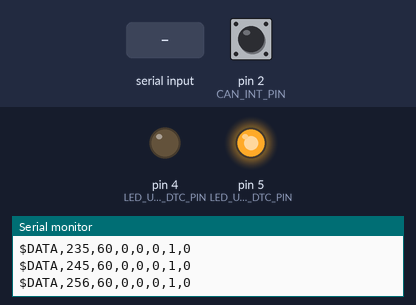
A sketch run on a simulated Arduino Uno, built with avr-gcc and run on an emulated ATmega328P. On the bench: output pins drawn as LEDs (lit = HIGH), the last lines printed to the serial monitor. Inputs (shaded band) come from the test bench; at power-on: pin 2 (CAN_INT_PIN) HIGH. EEPROM starts erased; pins used as bus, display or sensor lines are not drawn.

Above: at 0.26 s.
At 1.2 s:
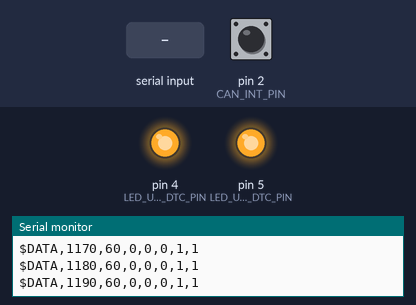
1.3 s: "r\n" received over Serial
2.8 s: "c\n" received over Serial
4.5 s: "R\n" received over Serial
Timing chart, 0 to 7.5 s (numbered marks = the images above; inputs shaded):
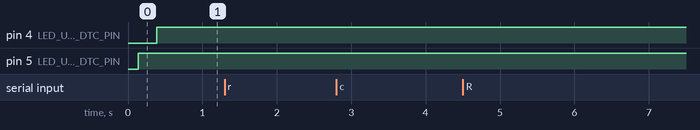

The sketch:

UnoC_Gateway.ino
```cpp
#include "src/BSW/IoHwAb.h"
#include "src/BSW/CDD_MCP2515.h"
#include "src/RTE/RTE_Gateway.h"
#include "src/ASW/GatewayControl_SWC.h"

GatewayControl_SWC_Type gatewaySwc;


unsigned long lastTaskTime = 0;
static uint32_t lastLogTime = 0;


const unsigned long TASK_INTERVAL = 10; // 10ms 주기
const uint32_t LOG_INTERVAL  = 10; // 로그 주기

// 숫자 2자리 패딩 출력 헬퍼 (01, 09, 15)
static void PrintDigits2(uint8_t val) {
    if (val < 10) Serial.print('0');
    Serial.print(val);
}

// 속도 3자리 패딩 출력 헬퍼 (  0,  60, 120)
static void PrintSpeed3(uint8_t speed) {
    if (speed < 10) Serial.print(F("  "));
    else if (speed < 100) Serial.print(F(" "));
    Serial.print(speed);
}

void setup() {
    Serial.begin(115200);

    RTE_Gateway_Init(&gatewaySwc);


    Serial.println(F("\n=========================================================================================="));
    Serial.println(F("                       [ Uno C Central Gateway Telemetry Monitor ]                        "));
    Serial.println(F("=========================================================================================="));
    Serial.println(F(" | Node A (Engine/Pedal) | Node B (Seatbelt/Restraint) | Central Gateway DTC Status      |"));
    Serial.println(F(" | Speed   | Alive | Comm| Status    | Alive | Comm    | Engine(U0100) | Seatbelt(U0151) |"));
    Serial.println(F("------------------------------------------------------------------------------------------"));

}

void loop() {
    // 1. D2 CAN 인터럽트 수신 (MCP2515 -> RTE -> ASW)
    RTE_Gateway_ProcessCanRx(&gatewaySwc);

    // 2. PC UDS 진단 명령 파싱 (>REQ,... 수신 처리 및 로컬 CLI 'r','c')
    RTE_Gateway_ProcessSerialRx(&gatewaySwc);

    unsigned long currentTime = millis();

    // 3. 10ms 주기 ASW 로직 (타임아웃 감시 & DTC EEPROM 자동 기록 & LED)
    if (currentTime - lastTaskTime >= TASK_INTERVAL) {
        lastTaskTime = currentTime;
        Runnable_GatewayLogic_10ms(&gatewaySwc);
        RTE_Gateway_UpdateFeedback(&gatewaySwc);
    }

    // 4. 10ms 주기 대시보드 출력
    if (currentTime - lastLogTime >= LOG_INTERVAL) {
        lastLogTime = currentTime;

        // 포맷: $DATA,<Time>,<Speed>,<Delta_A>,<Belt>,<Delta_B>,<NodeA_Err>,<NodeB_Err>
        Serial.print(F("$DATA,"));
        Serial.print(currentTime);
        Serial.print(F(","));
        Serial.print(gatewaySwc.unoA_Speed);
        Serial.print(F(","));
        Serial.print(gatewaySwc.unoA_DeltaTime);  // <== Alive Counter 대신 DeltaTime 전송
        Serial.print(F(","));
        Serial.print(gatewaySwc.unoB_BeltStatus);
        Serial.print(F(","));
        Serial.print(gatewaySwc.unoB_DeltaTime);  // <== Alive Counter 대신 DeltaTime 전송
        Serial.print(F(","));
        Serial.print(gatewaySwc.unoA_NodeOut);
        Serial.print(F(","));
        Serial.println(gatewaySwc.unoB_NodeOut);
        /*// [1] Node A (Engine / Pedal) 출력
        Serial.print(F(" | "));
        PrintSpeed3(gatewaySwc.unoA_Speed);
        Serial.print(F(" km/h |  #"));
        PrintDigits2(gatewaySwc.unoA_Alive);
        Serial.print(F("  | "));
        if (gatewaySwc.unoA_NodeOut) {
            Serial.print(F("[FAIL]"));
        } else {
            Serial.print(F("[ OK ]"));
        }


        // [2] Node B (Seatbelt) 출력
        Serial.print(F(" | "));
        if (gatewaySwc.unoB_NodeOut) {
            Serial.print(F("[  LOST   ]"));
        } else {
            if (gatewaySwc.unoB_BeltStatus == 0x01) {
                Serial.print(F("[ BUCKLED ]"));
            } else {
                Serial.print(F("[UNBUCKLED]"));
            }
        }
        Serial.print(F(" |  #"));
        PrintDigits2(gatewaySwc.unoB_Alive);
        Serial.print(F("  | "));
        if (gatewaySwc.unoB_NodeOut) {
            Serial.print(F("[FAIL] "));
        } else {
            Serial.print(F("[ OK ] "));
        }


        // [3] Gateway DTC 판정 상태 출력
        Serial.print(F("  | "));
        if (gatewaySwc.unoA_NodeOut) {
            Serial.print(F("[ ACTIVE(FAIL) ]"));
        } else {
            Serial.print(F("[ NORMAL(OK)   ]"));
        }

        Serial.print(F(" | "));
        if (gatewaySwc.unoB_NodeOut) {
            Serial.println(F("[ ACTIVE(FAIL) ] |"));
        } else {
            Serial.println(F("[ NORMAL(OK)   ] |"));
        }*/
    }
}
```

GatewayControl_SWC.cpp
```cpp
#include "GatewayControl_SWC.h"
#include "../RTE/RTE_Gateway.h"


#define UNO_A_TIMEOUT_MS   100   // 20ms 기준 5프레임 누락 시 타임아웃
#define UNO_B_TIMEOUT_MS   350   // 100ms 기준 3~4프레임 누락 시 타임아웃

// 50ms 주기의 Uno B 및 EEPROM 쓰기 지연을 고려하여 200ms로 설정
//#define TIMEOUT_THRESHOLD_MS 200
//#define TIMEOUT_THRESHOLD_MS 100 // 100ms 타임아웃 판정
#define RECOVERY_STABLE_CNT  5  // 5회 (약 100ms) 연속 수신 시 소생

static bool s_prevUnoA_NodeOut = false;
static bool s_prevUnoB_NodeOut = false;


void GatewayControl_SWC_Init(GatewayControl_SWC_Type* pSwc) {
    uint32_t now = millis();

    pSwc->unoA_Speed = 0;
    pSwc->unoA_Alive = 0;
    pSwc->unoA_LastRxTime = now;
    pSwc->unoA_NodeOut = false;
    pSwc->unoA_SuccessCount = 0;

    pSwc->unoB_BeltStatus = 0;
    pSwc->unoB_Alive = 0;
    pSwc->unoB_LastRxTime = now;
    pSwc->unoB_NodeOut = false;
    pSwc->unoB_SuccessCount = 0;

    // [수정] 초기화 시 static 플래그 명시적 리셋
    s_prevUnoA_NodeOut = false;
    s_prevUnoB_NodeOut = false;
}

void Runnable_GatewayLogic_10ms(GatewayControl_SWC_Type* pSwc) {
    uint32_t currentMs = millis();


    // 1. Uno A (Engine / Speed) 타임아웃 감시
    if (currentMs - pSwc->unoA_LastRxTime > UNO_A_TIMEOUT_MS) {
        pSwc->unoA_NodeOut = true;

        // [수정] 단선 발생 순간 1회만 직전 속도 스냅샷 EEPROM 기록
        if (!s_prevUnoA_NodeOut) {
            FreezeFrame_t frame;
            frame.dtcCode = DTC_LOST_COMM_UNOA; // 0xC100 (U0100)
            frame.timestampSec = (uint16_t)(currentMs / 1000UL);
            frame.lastSpeed = pSwc->unoA_Speed; // 단선 직전 마지막 실제 속도
            frame.seatbeltState = pSwc->unoB_BeltStatus;
            frame.faultSource = 0x01;
            frame.reserved = 0x00;

            RTE_Gateway_Call_RP_Diagnostic_SaveFreezeFrame(&frame);
            s_prevUnoA_NodeOut = true; // [수정] 단선 진입 완료 플래그 세트
        }

        pSwc->unoA_Speed = 60; // 페일세이프 기본값
    }else {
        // [수정] RTE에서 연속 수신 성공으로 NodeOut이 정상(false) 해제되었을 때만 플래그 리셋
        if (!pSwc->unoA_NodeOut) {
            s_prevUnoA_NodeOut = false;
        }
    }


    // 2. Uno B (Seatbelt) 타임아웃 감시
    if (currentMs - pSwc->unoB_LastRxTime > UNO_B_TIMEOUT_MS) {
        pSwc->unoB_NodeOut = true;

        // [수정] 단선 발생 순간 1회만 직전 상태 스냅샷 EEPROM 기록
        if (!s_prevUnoB_NodeOut) {
            FreezeFrame_t frame;
            frame.dtcCode = DTC_LOST_COMM_UNOB; // 0xC151 (U0151)
            frame.timestampSec = (uint16_t)(currentMs / 1000UL);
            frame.lastSpeed = pSwc->unoA_Speed;
            frame.seatbeltState = pSwc->unoB_BeltStatus;
            frame.faultSource = 0x02;
            frame.reserved = 0x00;

            RTE_Gateway_Call_RP_Diagnostic_SaveFreezeFrame(&frame);
            s_prevUnoB_NodeOut = true; // [수정] 단선 진입 완료 플래그 세트
        }
    }else {
        // [수정] RTE에서 연속 수신 성공으로 NodeOut이 정상(false) 해제되었을 때만 플래그 리셋
        if (!pSwc->unoB_NodeOut) {
            s_prevUnoB_NodeOut = false;
        }
    }
}


/*void GatewayControl_SWC_Init(GatewayControl_SWC_Type* pSwc) {
    pSwc->unoA_Speed = 0;
    pSwc->unoA_Alive = 0;
    pSwc->unoA_LastRxTime = millis();
    pSwc->unoA_NodeOut = false;
    pSwc->unoA_SuccessCount = 0;

    pSwc->unoB_BeltStatus = 0;
    pSwc->unoB_Alive = 0;
    pSwc->unoB_LastRxTime = millis();
    pSwc->unoB_NodeOut = false;
    pSwc->unoB_SuccessCount = 0;
}
void Runnable_GatewayLogic_20ms(GatewayControl_SWC_Type* pSwc) {
    uint32_t currentMs = millis();


    // 1. Uno A (Engine/Pedal) 타임아웃 감시 & DTC
    if (currentMs - pSwc->unoA_LastRxTime > TIMEOUT_THRESHOLD_MS) {
        pSwc->unoA_NodeOut = true;
        pSwc->unoA_Speed = 60; // Fail-Safe 속도 60 고정
        pSwc->unoA_SuccessCount = 0; // 단선 즉시 카운터 리셋


        // [추가] Rising Edge: 1회만 EEPROM 기록
        if (!s_prevUnoA_NodeOut) {
            FreezeFrame_t frame;
            frame.dtcCode = DTC_LOST_COMM_UNOA; // 0xC100 (U0100)
            frame.timestampSec = (uint16_t)(currentMs / 1000UL);
            frame.lastSpeed = pSwc->unoA_Speed;
            frame.seatbeltState = pSwc->unoB_BeltStatus;
            frame.faultSource = 0x01; // Fault Source: Uno A Loss
            frame.reserved = 0x00;

            RTE_Gateway_Call_RP_Diagnostic_SaveFreezeFrame(&frame);
    }
    else {
        // 패킷 수신 중인 상태
        if (pSwc->unoA_NodeOut) {
            // NodeOut 상태였다면, 연속 수신 카운터가 5에 도달해야만 소생 인정
            if (pSwc->unoA_SuccessCount >= RECOVERY_STABLE_CNT) {
                pSwc->unoA_NodeOut = false;  // 정상 복구
                pSwc->unoA_SuccessCount = 0; // 카운터 리셋
            }
        }
    }
    // [추가] Uno A 이전 상태 갱신
    s_prevUnoA_NodeOut = pSwc->unoA_NodeOut;


    // 2. Uno B (Seatbelt) 타임아웃 감시 & DTC
    if (currentMs - pSwc->unoB_LastRxTime > TIMEOUT_THRESHOLD_MS) {
        pSwc->unoB_NodeOut = true;
        pSwc->unoB_SuccessCount = 0; // 단선 즉시 카운터 리셋


        // [추가] Rising Edge: 1회만 EEPROM 기록

        if (!s_prevUnoB_NodeOut) {
            FreezeFrame_t frame;
            frame.dtcCode = DTC_LOST_COMM_UNOB; // 0xC151 (U0151)
            frame.timestampSec = (uint16_t)(currentMs / 1000UL);
            frame.lastSpeed = pSwc->unoA_Speed;
            frame.seatbeltState = pSwc->unoB_BeltStatus;
            frame.faultSource = 0x02; // Fault Source: Uno B Loss
            frame.reserved = 0x00;

            RTE_Gateway_Call_RP_Diagnostic_SaveFreezeFrame(&frame);
        }
    }
    else {
        // 패킷 수신 중인 상태
        if (pSwc->unoB_NodeOut) {
            // NodeOut 상태였다면, 연속 수신 카운터가 5에 도달해야만 소생 인정
            if (pSwc->unoB_SuccessCount >= RECOVERY_STABLE_CNT) {
                pSwc->unoB_NodeOut = false;  // 정상 복구
                pSwc->unoB_SuccessCount = 0; // 카운터 리셋
            }
        }
    }
    // [추가] Uno B 이전 상태 갱신
    s_prevUnoB_NodeOut = pSwc->unoB_NodeOut;
    }
}*/

/*void Runnable_GatewayLogic_20ms(GatewayControl_SWC_Type* pSwc) {
    uint32_t currentMs = millis();

    // 1. Uno A 타임아웃 감시 및 DTC 저장
    if (currentMs - pSwc->unoA_LastRxTime > TIMEOUT_THRESHOLD_MS) {
        pSwc->unoA_NodeOut = true;
        pSwc->unoA_Speed = 60; // Fail-Safe 속도 60 고정
        pSwc->unoA_SuccessCount = 0;    // 단선 즉시 카운터 리셋
    }
    else {
        // 2. 패킷 수신 중인 상태
        if (pSwc->unoA_NodeOut) {
            // NodeOut 상태였다면, 연속 수신 카운터가 5(지정 횟수)에 도달해야만 소생 인정
            if (pSwc->unoA_SuccessCount >= RECOVERY_STABLE_CNT) {
                pSwc->unoA_NodeOut = false;  //  정상 복구
                pSwc->unoA_SuccessCount = 0; // 카운터 리셋
            }
        }
    }

    // 1. Uno B 타임아웃 (Node Out -> DTC 발생)
    if (currentMs - pSwc->unoB_LastRxTime > TIMEOUT_THRESHOLD_MS) {
        pSwc->unoB_NodeOut = true;
        pSwc->unoB_SuccessCount = 0; // 단선 즉시 카운터 리셋
    }
    else {
        //  2. 패킷 수신 중인 상태
        if (pSwc->unoB_NodeOut) {
            // NodeOut 상태였다면, 연속 수신 카운터가 5(지정 횟수)에 도달해야만 소생 인정
            if (pSwc->unoB_SuccessCount >= RECOVERY_STABLE_CNT) {
                pSwc->unoB_NodeOut = false;  // 정상 복구
                pSwc->unoB_SuccessCount = 0; // 카운터 리셋
            }
        }
    }
}*/
```

GatewayControl_SWC.h
```cpp
#ifndef GATEWAYCONTROL_SWC_H
#define GATEWAYCONTROL_SWC_H

#include <Arduino.h>

typedef struct {
    // Uno A (Pedal ECU / CAN ID: 0x150)
    uint8_t  unoA_Speed;
    uint8_t  unoA_Alive;
    uint32_t unoA_LastRxTime;
    uint32_t unoA_DeltaTime;
    bool     unoA_NodeOut; // 빨간색 엔진 경고등(D5) 조건
    uint8_t  unoA_SuccessCount; // 연속 수신 디바운스 카운터 (1바이트)


    // Uno B (Seatbelt ECU / CAN ID: 0x160)
    uint8_t  unoB_BeltStatus;
    uint8_t  unoB_Alive;
    uint32_t unoB_LastRxTime;
    uint32_t unoB_DeltaTime;
    bool     unoB_NodeOut; // 주황색 안전벨트 경고등(D4) 조건
    uint8_t  unoB_SuccessCount; // 연속 수신 디바운스 카운터 (1바이트)
} GatewayControl_SWC_Type;

void GatewayControl_SWC_Init(GatewayControl_SWC_Type* pSwc);
void Runnable_GatewayLogic_10ms(GatewayControl_SWC_Type* pSwc);

#endif
```

CDD_MCP2515.cpp
```cpp
#include "CDD_MCP2515.h"

#define CAN_CS_PIN 10

MCP2515 mcp2515(CAN_CS_PIN);
volatile bool g_canCanRxFlag = false;

// ISR: MCP2515가 메시지 수신 시 D2 핀을 LOW로 떨어뜨려 즉시 실행
void MCP2515_ISR(void) {
    g_canCanRxFlag = true;
}

void CDD_MCP2515_Init(void) {
    SPI.begin(); // [추가] SPI 버스 초기화 확실화
    mcp2515.reset();
    mcp2515.setBitrate(CAN_500KBPS, MCP_8MHZ);
    mcp2515.setNormalMode();

    // IoHwAb에 정의된 CAN_INT_PIN(D2) 바인딩
    pinMode(CAN_INT_PIN, INPUT_PULLUP);
    attachInterrupt(digitalPinToInterrupt(CAN_INT_PIN), MCP2515_ISR, FALLING);
}

bool CDD_MCP2515_ReadMessage(Can_PduType* pPdu) {
    if (pPdu == NULL) return false;

    // [수정] 인터럽트 플래그가 켜졌거나 D2 핀이 LOW(잔여 메시지 존재)일 때 진입
    if (g_canCanRxFlag || digitalRead(CAN_INT_PIN) == LOW) {

        // [수정] 수신 버퍼 오버플로우 발생 시에만 안전하게 오버플로우 플래그 클리어 (수신 인터럽트는 건드리지 않음)
        uint8_t eflg = mcp2515.getErrorFlags();
        if (eflg & 0xC0) { // RX0OVR 또는 RX1OVR
            mcp2515.clearRXnOVR();
        }

        struct can_frame frame;
        // [수정] 메시지 수신 (성공 시 라이브러리 내부에서 해당 RXnIF 플래그를 자동으로 클리어함)
        if (mcp2515.readMessage(&frame) == MCP2515::ERROR_OK) {
            pPdu->can_id  = frame.can_id;
            pPdu->can_dlc = frame.can_dlc;
            for (uint8_t i = 0; i < frame.can_dlc; i++) {
                pPdu->data[i] = frame.data[i];
            }

            // [수정] D2 핀이 HIGH로 돌아왔으면(더 이상 남은 수신 패킷이 없으면) 플래그 리셋
            if (digitalRead(CAN_INT_PIN) == HIGH) {
                g_canCanRxFlag = false;
            }
            return true; // 수신 성공
        }
    }

    // [수정] 읽을 메시지가 없거나 INT 라인이 복구되었으면 플래그 리셋
    if (digitalRead(CAN_INT_PIN) == HIGH) {
        g_canCanRxFlag = false;
    }

    return false;
}


/*bool CDD_MCP2515_ReadMessage(Can_PduType* pPdu) {
    if (pPdu == NULL) return false;

    // 1. 레지스터 상태 확인
    uint8_t irq = mcp2515.getInterrupts();
    uint8_t eflg = mcp2515.getErrorFlags();

    // 2. ERRIF 또는 버퍼 오버플로우 발생 시 라이브러리 정식 함수(clearRXnOVR)로 클리어
    if ((irq & MCP2515::CANINTF_ERRIF) || (eflg & 0xC0) || (eflg & 0x20)) {
        mcp2515.clearInterrupts();
        mcp2515.clearRXnOVR(); // [추가] RX0, RX1 오버플로우 플래그 일괄 클리어
    }

    // 3. 수신 버퍼에서 메시지 읽기
    struct can_frame frame;
    if (mcp2515.readMessage(&frame) == MCP2515::ERROR_OK) {
        pPdu->can_id  = frame.can_id;
        pPdu->can_dlc = frame.can_dlc;
        for (int i = 0; i < frame.can_dlc; i++) {
            pPdu->data[i] = frame.data[i];
        }

        g_canCanRxFlag = false;
        return true;
    }

    // D2 핀 정상 시 인터럽트 플래그 리셋
    if (digitalRead(CAN_INT_PIN) == HIGH) {
        g_canCanRxFlag = false;
    }

    return false;
}*/
```

CDD_MCP2515.h
```cpp
#ifndef CDD_MCP2515_H
#define CDD_MCP2515_H

#include <Arduino.h>
#include <mcp2515.h>

#include "IoHwAb.h"

typedef struct {
    uint32_t can_id;
    uint8_t  can_dlc;
    uint8_t  data[8];
} Can_PduType;

// D2 외부 인터럽트 발생 시 세워지는 전역 플래그
extern volatile bool g_canCanRxFlag;

void CDD_MCP2515_Init(void);
bool CDD_MCP2515_ReadMessage(Can_PduType* pPdu);

#endif
```

IoHwAb.h
```cpp
#ifndef IOHWAB_H
#define IOHWAB_H

#include <Arduino.h>
#include <stdbool.h>
#include <stdint.h>

// 하드웨어 핀 맵 정의
#define CAN_INT_PIN      2  // D2: MCP2515 CAN 외부 인터럽트 0
#define LED_UNOB_DTC_PIN 4  // D4: 주황색 LED (안전벨트 경고등 / Uno B DTC)
#define LED_UNOA_DTC_PIN 5  // D5: 빨간색 LED (엔진 경고등 / Uno A DTC)

#define MAX_DTC_SLOTS      10   // 10슬롯 링버퍼

// DTC 정의 (SAE J2012)
#define DTC_LOST_COMM_UNOA 0xC100  // U0100: Lost Comm with Uno A
#define DTC_LOST_COMM_UNOB 0xC151  // U0151: Lost Comm with Uno B

typedef struct {
    uint16_t dtcCode;       // DTC (2B)
    uint16_t timestampSec;  // 발생 시각(초) (2B)
    uint8_t  lastSpeed;     // 당시 차속 (1B)
    uint8_t  seatbeltState; // 당시 벨트 상태 (1B)
    uint8_t  faultSource;   // 0x01: Uno A Loss, 0x02: Uno B Loss (1B)
    uint8_t  reserved;      // 패딩 (1B)
} FreezeFrame_t;

#ifdef __cplusplus
extern "C" {
#endif

void IoHwAb_Init(void);
void IoHwAb_SetDtcLeds(bool unoA_NodeOut, bool unoB_NodeOut);

void IoHwAb_SaveFreezeFrame(const FreezeFrame_t* frame);
uint8_t IoHwAb_GetStoredCount(void);
uint8_t IoHwAb_ReadFreezeFrameBySlot(uint8_t slotIdx, FreezeFrame_t* frame);
void IoHwAb_ClearDTC(void);
void IoHwAb_PrintStoredDtc(void);

#ifdef __cplusplus
}
#endif

#endif
```

RTE_Gateway.h
```cpp
#ifndef RTE_GATEWAY_H
#define RTE_GATEWAY_H

#include <SPI.h>

#include "../BSW/CDD_MCP2515.h"
#include "../BSW/IoHwAb.h"
#include "../ASW/GatewayControl_SWC.h"

#ifdef __cplusplus
extern "C" {
#endif

void RTE_Gateway_Init(GatewayControl_SWC_Type* pSwc);
void RTE_Gateway_ProcessCanRx(GatewayControl_SWC_Type* pSwc);
void RTE_Gateway_UpdateFeedback(const GatewayControl_SWC_Type* pSwc);


// PC 시리얼 UDS 진단 명령어('>REQ,...' / 'r' / 'c') 수신 및 응답 처리
void RTE_Gateway_ProcessSerialRx(GatewayControl_SWC_Type* pSwc);

// ASW -> BSW 진단 Freeze Frame 저장 인터페이스 (인라인 래퍼)
static inline void RTE_Gateway_Call_RP_Diagnostic_SaveFreezeFrame(const FreezeFrame_t* frame) {
    IoHwAb_SaveFreezeFrame(frame);
}


#ifdef __cplusplus
}
#endif


#endif
```

Source omitted: IoHwAb.cpp (4457 bytes), RTE_Gateway.cpp (7802 bytes)
